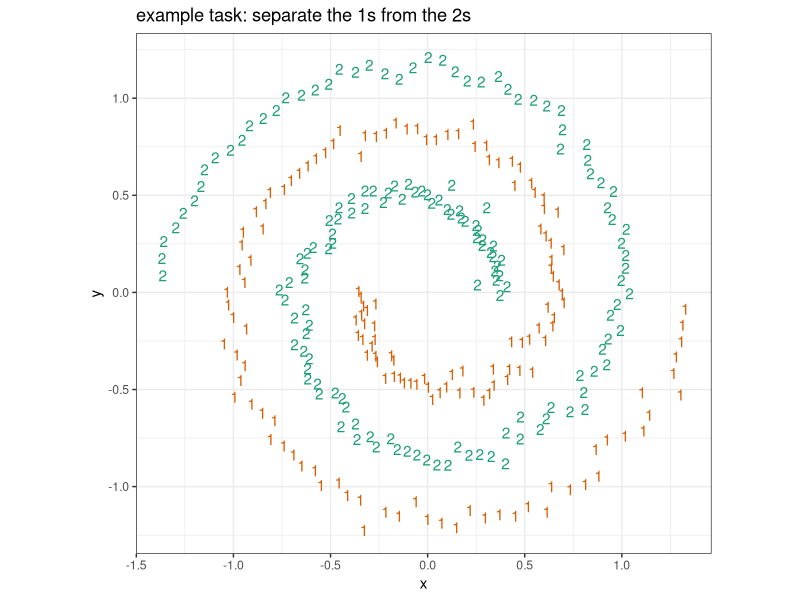

Source code (R):
# example 10.22 of section 10.3.1 
# (example 10.22 of section 10.3.1)  : Exploring advanced methods : Solving "Inseparable" Problems Using Support Vector Machines : Using a SVM to solve a problem 
# Title: Setting up the spirals data as an example classification problem 

library('kernlab')
data('spirals')  		# Note: 1 
sc <- specc(spirals, centers = 2) 		# Note: 2 
s <- data.frame(x=spirals[,1],y=spirals[,2],  	# Note: 3 
   class=as.factor(sc)) 	

library('ggplot2') 
ggplot(data=s) + 	# Note: 4 
  geom_text(aes(x = x, y = y,
                label = class, color = class)) +
  scale_color_manual(values = c("#d95f02", "#1b9e77")) +
  coord_fixed() + 
  theme_bw() + 
  theme(legend.position  ='none') +
  ggtitle("example task: separate the 1s from the 2s")

# Note 1: 
#   Load the kernlab kernel and support vector 
#   machine package and then ask that the included example "spirals" be made 
#   available. 

# Note 2: 
#   Use kernlab’s spectral clustering routine 
#   to identify the two different spirals in the example dataset. 

# Note 3: 
#   Combine the spiral coordinates and the 
#   spiral label into a data frame. 

# Note 4: 
#   Plot the spirals with class labels. 
